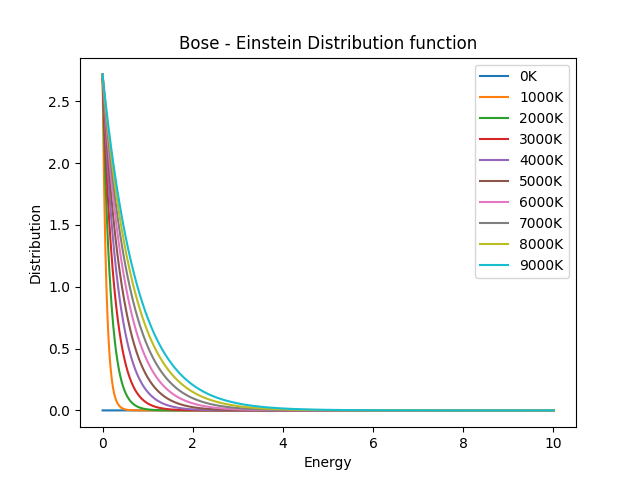

Generate this figure with Python:
from matplotlib import pyplot as plt
import numpy as np
from scipy import constants

x = np.linspace(0, 10, 10000)

# Maxwell Boltzman distribution
k = constants.k
kev = k/constants.e
fig, ax = plt.subplots()  # Create a figure and an axes.
for T in range(0,10000,1000):
    y = 1/(np.exp(x/(kev*T)-1))
    # Note that even in the OO-style, we use `.pyplot.figure` to create the figure.
    ax.plot(x, y, label= str(T) + 'K')  # Plot some data on the axes.
# Plot more data on the axes...
ax.set_xlabel("Energy")  # Add an x-label to the axes.
ax.set_ylabel("Distribution")  # Add a y-label to the axes.
ax.set_title("Bose - Einstein Distribution function")  # Add a title to the axes.
ax.legend()  # Add a legend.
plt.show()
